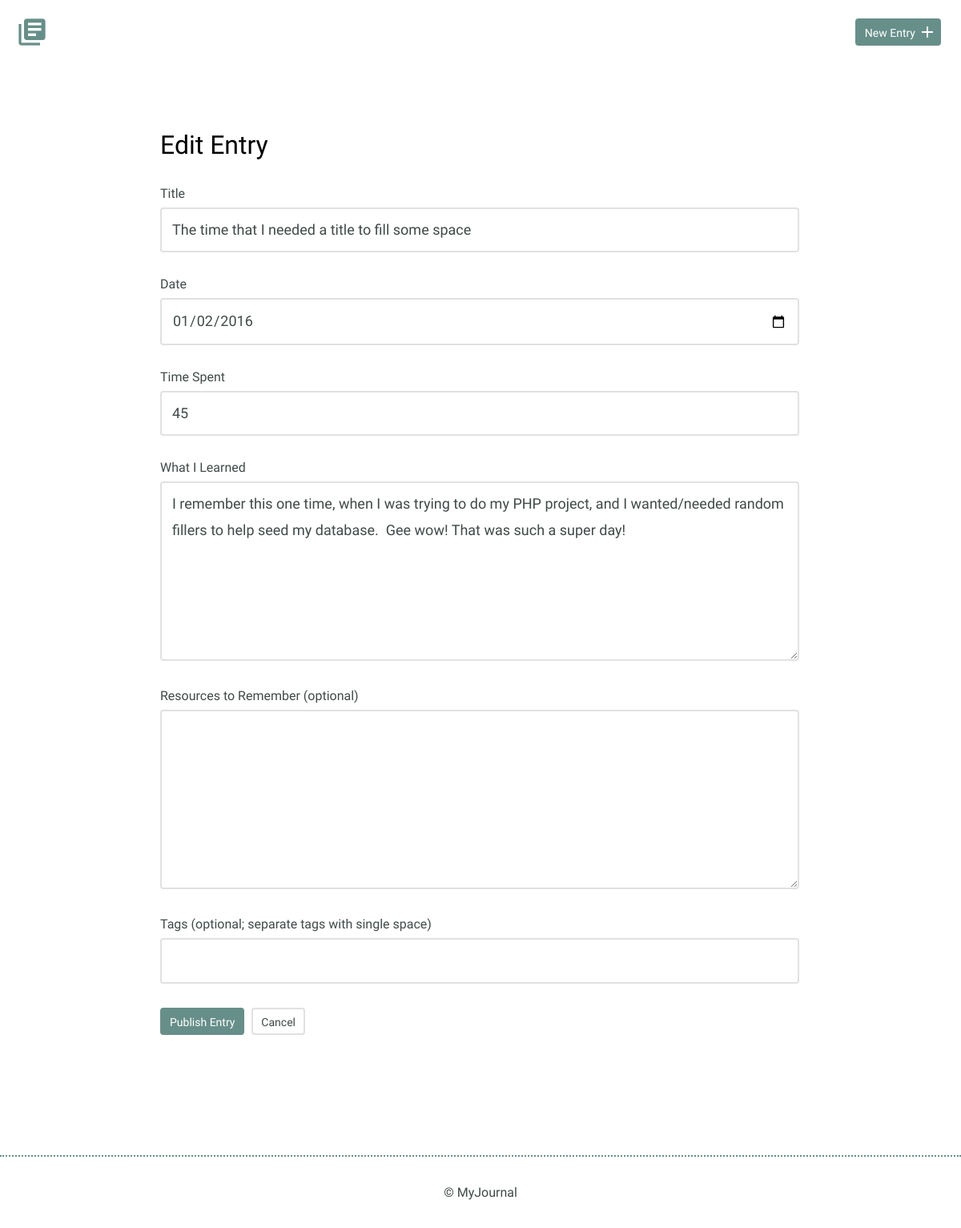
The app's page /edit.php?id=4 with its own data.
### tables this page shows
CREATE TABLE "entries" (
	"id"	INTEGER NOT NULL PRIMARY KEY AUTOINCREMENT UNIQUE,
	"title"	TEXT,
	"date"	TEXT,
	"time_spent"	INTEGER,
	"learned"	BLOB,
	"resources"	BLOB
);

### edit.php (the view, shortened to what this page needs)
<?php
require_once("database.php");
if(!empty($_GET['id'])) {
	$id = intval($_GET['id']);
}
try {
	$results = $db->prepare('select * from entries
							left join entries_tags on entries.id = entries_tags.entry_id
							left join tags on entries_tags.tag_id = tags.id
							where entries.id = ?');
	$results->bindParam(1, $id);
	$results->execute();
} catch(Exception $e) {
	echo $e->getMessage();
	die();
}
$entry_rows = $results->fetchAll(PDO::FETCH_ASSOC);
?>
<!DOCTYPE html>
<html>
    <head>
        <link rel="stylesheet" href="css/normalize.css">
        <link rel="stylesheet" href="css/site.css">
    </head>
    <body>
		<?php include "inc/header.php"; ?>
        <section>
            <div class="container">
                <div class="edit-entry">
					<?php if (isset($alert)) { echo $alert; }
					if ($entry_rows) {
						if (isset($_POST["title"])) {
							$temp_title = $_POST["title"];
						} else {
							$temp_title = $entry_rows[0]["title"];
						}
						if (isset($_POST["date"])) {
							$temp_date = $_POST["date"];
						} else {
							$temp_date = $entry_rows[0]["date"];
						}
						if (isset($_POST["timeSpent"])) {
							$temp_time = $_POST["timeSpent"];
						} else {
							$temp_time = $entry_rows[0]["time_spent"];
						}
						if (isset($_POST["whatILearned"])) {
							$temp_learned = $_POST["whatILearned"];
						} else {
							$temp_learned = $entry_rows[0]["learned"];
						}
						if (isset($_POST["ResourcesToRemember"])) {
							$temp_resources = $_POST["ResourcesToRemember"];
						} else {
							$temp_resources = $entry_rows[0]["resources"];
						}
						if (isset($_POST["tags"])) {
							$temp_tags = $_POST["tags"];
						} else {
							$temp_tags = "";
							foreach ($entry_rows as $row) {
								$temp_tags .= $row["tag"];
								$temp_tags .= " ";
							}
						}
					echo <<< EOT
                    <h2>Edit Entry</h2>
					<form action="edit.php?id=$id" method="post">
						<input type="hidden" id="id" name="id" value="$id">
                        <label for="title"> Title</label>
                        <input id="title" type="text" name="title" value="{$temp_title}"><br>
                        <label for="date">Date</label>
                        <input id="date" type="date" name="date" value="{$temp_date}"><br>
                        <label for="time-spent"> Time Spent</label>
                        <input id="time-spent" type="text" name="timeSpent" value="{$temp_time}"><br>
                        <label for="what-i-learned">What I Learned</label>
                        <textarea id="what-i-learned" rows="5" name="whatILearned">{$temp_learned}</textarea>
                        <label for="resources-to-remember">Resources to Remember (optional)</label>
                        <textarea id="resources-to-remember" rows="5" name="ResourcesToRemember">{$temp_resources}</textarea>
                        <label for="tags">Tags (optional; separate tags with single space)</label>
						<input id="tags" type="text" name="tags" value="{$temp_tags}"><br>
						<input type="submit" value="Publish Entry" class="button">
                        <a href="index.php" class="button button-secondary">Cancel</a>
                    </form>
EOT;
					} else {
						echo('<h2 style="text-align: center;">Could not find that entry</h2>');
					}
					?>
                </div>
            </div>
        </section>
        <?php include "inc/footer.php"; ?>
    </body>
</html>

### css/site.css (style rules this page uses)
body { font-size: 16px; color: #404a49; font-family: 'Cousine', serif; font-weight: 400; }
.container { margin: 0 auto; padding: 0 25px; }
.button { padding: 8px 10px 6px 10px; background: #678f89; border: 2px solid #678f89; border-radius: 4px; text-decoration: none; color: #FFF; position: relative; text-align: center; font-size: 14px; }
.button.button-secondary { background: #FFF; border: 2px solid #e1e1e1; color: #404a49; }
h1, h2, h3 { margin: 0; font-weight: 400; line-height: 1em; color: #000; }
h2 { font-size: 32px; }
.entry-list, .edit-entry, .new-entry { max-width: 800px; margin: 0 auto; padding: 70px 0 150px 0; }
.edit-entry h2, .new-entry h2 { margin-bottom: 35px; }
form label { display: block; margin-bottom: 8px; }
form input[type=text], form input[type=password], form input[type=date], form textarea { border: 2px solid #e1e1e1; font-size: 18px; line-height: 1.8em; padding:10px 13px; margin-bottom: 30px; border-radius: 4px; width: calc(100% - 32px); }
.edit-entry form textarea, .new-entry form textarea { min-height: 200px; }
input[type=submit] { margin-right: 5px; }

### records on screen
entries: title "The time that I needed a title to fill some space", date "01/02/2016", timeSpent "45", whatILearned "I remember this one time, when I was trying to do my PHP project, and I wanted/needed random fillers to help seed my database. Gee wow! That was such a super day!"
